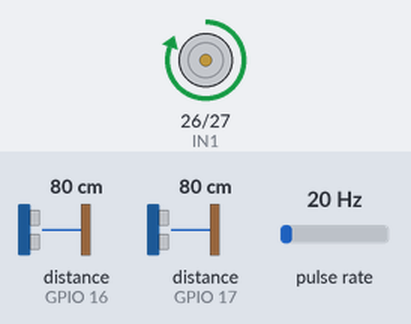
Simulated run of this sketch. Board: ESP32. Shown: motor-driver pin pairs drawn as motors (green arrow = first pin HIGH = forward, orange = second pin HIGH = backward, longer = more drive, scaled by the enable pin). Wiring (inferred from the names in the program): 2 × ultrasonic range finder: trigger GPIO 5, echo GPIO 17 / trigger GPIO 14, echo GPIO 16; pulse sensor: data GPIO 18. The test bench sets the inputs (shaded band); at power-on: distance to the obstacle (sensors on GPIO 17, GPIO 16) 80 cm, pulse rate 20 Hz. The echo pulse lasts 58.3 µs per cm; WiFi joins after 1.5 s; servers stay silent unless stated; uploads are accepted with an empty reply; random numbers use the default seed unless the sketch sets one; what the sketch prints to the serial monitor is not drawn.

Above: at 2.7 s.
2.8 s: distance to the obstacle (sensor on GPIO 17) set to 2 cm
At 4.0 s:
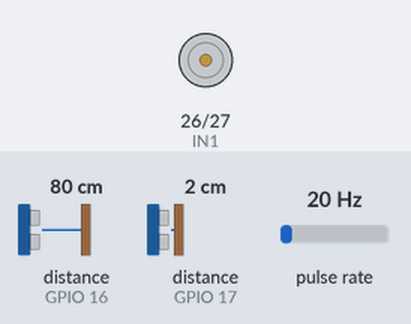
4.6 s: distance to the obstacle (sensor on GPIO 17) set to 5 cm
At 4.78 s:
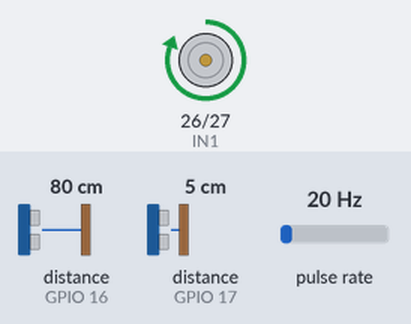
6.6 s: distance to the obstacle (sensor on GPIO 17) set to 8 cm
At 8.0 s:
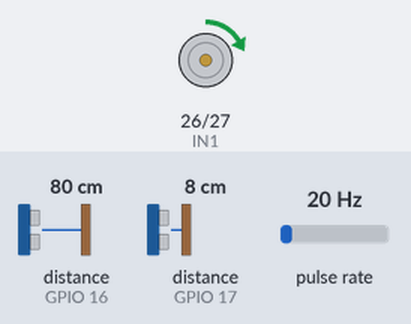
8.4 s: distance to the obstacle (sensor on GPIO 17) set to 4 cm
At 8.58 s:
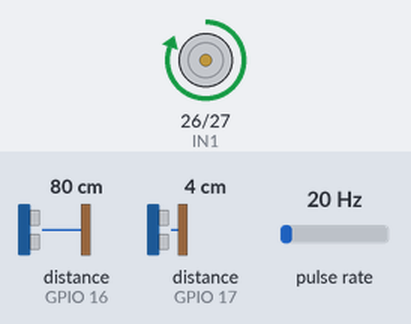
10.2 s: distance to the obstacle (sensor on GPIO 17) set to 18 cm
At 11.9 s:
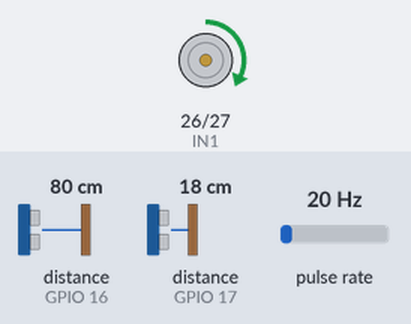
12.2 s: distance to the obstacle (sensor on GPIO 17) set to 60 cm
At 13.7 s:
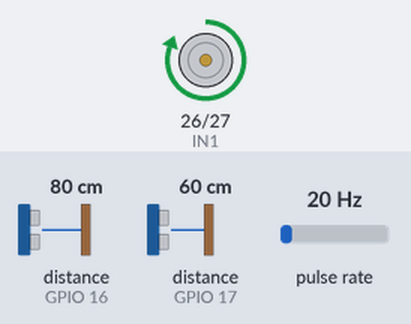
Timing chart, 0 to 14.7 s (numbered marks = the images above; inputs shaded):
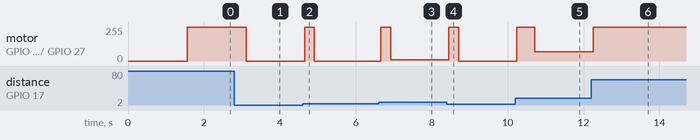

Measured:
- the behaviour switches between 6 and 7 cm on distance to the obstacle (sensor on GPIO 17) (found by bisection; images 2 and 3)
- after the input at 2.8 s, motor on GPIO 26 (IN1) / GPIO 27 (IN2): forward 255/255 → stopped after 0.32 s
- after the input at 4.6 s, motor on GPIO 26 (IN1) / GPIO 27 (IN2): stopped → forward 255/255 after 0.05 s, → stopped 0.26 s later
- after the input at 6.6 s, motor on GPIO 26 (IN1) / GPIO 27 (IN2): stopped → forward 255/255 after 0.06 s, → forward 11/255 0.26 s later
- after the input at 8.4 s, motor on GPIO 26 (IN1) / GPIO 27 (IN2): forward 11/255 → forward 255/255 after 0.05 s, → stopped 0.26 s later
- after the input at 10.2 s, motor on GPIO 26 (IN1) / GPIO 27 (IN2): stopped → forward 255/255 after 0.05 s, → forward 68/255 0.47 s later
- after the input at 12.2 s, motor on GPIO 26 (IN1) / GPIO 27 (IN2): forward 68/255 → forward 255/255 after 0.06 s

The sketch:

firmware.ino
```cpp
#include <Arduino.h>
#include <WiFi.h>
#include <HTTPClient.h>

// ====== WIFI (CHANGE THESE) ======
const char* ssid = "iPhone";          // ← replace with your hotspot name
const char* password = "harry123@"; // ← replace with your hotspot password

// Replace with your laptop's IP and port where gateway runs
String serverURL = "http://172.20.10.3:3000/data";

// Gateway API key (must match Gateway/.env GATEWAY_API_KEY)
const char* GATEWAY_API_KEY = "dhanushharini03080411"; // <-- set this to your gateway key

// --- Motor Pins ---
const int ENA = 25;   // PWM pin to L298N ENA
const int IN1 = 26;   // L298N IN1
const int IN2 = 27;   // L298N IN2

// --- Ultrasonic A ---
const int trigPinA = 5;
const int echoPinA = 17;

// --- Ultrasonic B ---
const int trigPinB = 14;
const int echoPinB = 16;

// --- RPM sensor (IR) ---
const int irSensorPin = 18;
volatile unsigned long pulseCount = 0;

// --- TrustScore ---
int trustA = 100, trustB = 100;
long lastDistA = -1, lastDistB = -1;

// Keep last computed rpm in a variable accessible to POST
unsigned long lastComputedRPM = 0;

// Posting / debounce settings
const unsigned long POST_INTERVAL_MS = 5000;   // heartbeat interval (5s)
const unsigned long DEBOUNCE_MS = 1500;        // min time between posts
const int TRUST_THRESHOLD = 60;
unsigned long lastPostTime = 0;

// --- PWM wrapper ---
// Use analogWrite ONLY (no ledcSetup/ledcAttachPin). On recent ESP32 Arduino cores,
// analogWrite is implemented and will work. If your core doesn't support analogWrite,
// see the alternate helper comment below.
void pwmWrite(int pin, int value) {
  if (value < 0) value = 0;
  if (value > 255) value = 255;
  // analogWrite on ESP32 Arduino core accepts 8-bit value (0-255) on many builds
  analogWrite(pin, value);
}

// --- ISR for IR sensor ---
void IRAM_ATTR countPulse() {
  pulseCount++;
}

// --- Read ultrasonic distance in cm ---
long readDistanceCM(int trigPin, int echoPin) {
  digitalWrite(trigPin, LOW);
  delayMicroseconds(2);
  digitalWrite(trigPin, HIGH);
  delayMicroseconds(10);
  digitalWrite(trigPin, LOW);

  long duration = pulseIn(echoPin, HIGH, 30000); // 30ms timeout
  if (duration == 0) return -1; // no echo
  return (long)(duration * 0.034 / 2.0);
}

unsigned long lastRPMTime = 0;

void computeAndResetRPM() {
  unsigned long now = millis();
  if (now - lastRPMTime >= 1000) {
    noInterrupts();
    unsigned long count = pulseCount;
    pulseCount = 0;
    interrupts();

    unsigned long rpm = count * 60UL; // if one pulse per revolution; adapt if different
    lastComputedRPM = rpm;
    lastRPMTime = now;
  }
}

void setup() {
  Serial.begin(115200);
  delay(50);

  // Motor setup
  pinMode(IN1, OUTPUT);
  pinMode(IN2, OUTPUT);
  pinMode(ENA, OUTPUT);
  digitalWrite(IN1, HIGH);
  digitalWrite(IN2, LOW);

  // IR sensor
  pinMode(irSensorPin, INPUT);
  attachInterrupt(digitalPinToInterrupt(irSensorPin), countPulse, RISING);

  // Ultrasonics
  pinMode(trigPinA, OUTPUT);
  pinMode(echoPinA, INPUT);
  pinMode(trigPinB, OUTPUT);
  pinMode(echoPinB, INPUT);

  Serial.println("Motor + Dual Ultrasonic + Dynamic TrustScore ready!");

  // ===== WIFI CONNECT =====
  WiFi.begin(ssid, password);
  Serial.print("Connecting to WiFi");
  unsigned long wifiStart = millis();
  while (WiFi.status() != WL_CONNECTED) {
    delay(500);
    Serial.print(".");
    if (millis() - wifiStart > 30000) {
      Serial.println("\nWiFi connection timeout. Restarting...");
      ESP.restart();
    }
  }
  Serial.println("\nConnected to WiFi!");
  Serial.print("ESP32 IP Address: ");
  Serial.println(WiFi.localIP());
  lastPostTime = 0;
  lastRPMTime = millis();
}

void doPostIfNeeded(long distA, long distB, int prevTrustA, int prevTrustB) {
  unsigned long now = millis();
  computeAndResetRPM();

  // Determine changes
  bool majorChange = (abs(trustA - prevTrustA) >= 3) || (abs(trustB - prevTrustB) >= 3);
  bool belowThreshold = (trustA < TRUST_THRESHOLD) || (trustB < TRUST_THRESHOLD);
  bool timeElapsed = (now - lastPostTime >= POST_INTERVAL_MS);

  if (!(majorChange || belowThreshold || timeElapsed)) return;
  if (now - lastPostTime < DEBOUNCE_MS) return; // debounce

  // Prepare JSON payload (timestamp in seconds)
  unsigned long tsSec = now / 1000UL;
  String eventId = String("evt-") + String(tsSec) + "-" + String(random(1000,9999));
  String deviceId = "esp32-01";
  String groupId = "group-1";
  String reason = belowThreshold ? "LOW_TRUST" : (majorChange ? "TRUST_CHANGE" : "PERIODIC");

  String jsonData = "{";
  jsonData += "\"eventId\":\"" + eventId + "\",";
  jsonData += "\"deviceId\":\"" + deviceId + "\",";
  jsonData += "\"groupId\":\"" + groupId + "\",";
  jsonData += "\"oldTS\":" + String(prevTrustA) + ",";
  jsonData += "\"newTS\":" + String(trustA) + ",";
  jsonData += "\"trustA\":" + String(trustA) + ",";
  jsonData += "\"trustB\":" + String(trustB) + ",";
  jsonData += "\"distA\":" + String(distA) + ",";
  jsonData += "\"distB\":" + String(distB) + ",";
  jsonData += "\"speed\":" + String(lastComputedRPM) + ",";
  jsonData += "\"reason\":\"" + reason + "\",";
  jsonData += "\"ts\":" + String(tsSec);
  jsonData += "}";

  Serial.println("Posting to gateway: ");
  Serial.println(jsonData);

  HTTPClient http;
  http.setConnectTimeout(5000);
  http.begin(serverURL.c_str()); // serverURL is a String - use c_str()
  http.addHeader("Content-Type", "application/json");
  http.addHeader("x-api-key", GATEWAY_API_KEY);

  int httpResponseCode = http.POST(jsonData);

  Serial.print("POST -> ");
  Serial.println(httpResponseCode);

  if (httpResponseCode > 0) {
    String response = http.getString();
    Serial.print("Server says: ");
    Serial.println(response);
  } else {
    Serial.print("Error sending: ");
    Serial.println(http.errorToString(httpResponseCode));
    // retry once after short delay
    delay(1500);
    Serial.println("Retrying once...");
    int try2 = http.POST(jsonData);
    Serial.print("Retry -> ");
    Serial.println(try2);
    if (try2 > 0) {
      String response2 = http.getString();
      Serial.print("Server says: ");
      Serial.println(response2);
    } else {
      Serial.print("Retry failed: ");
      Serial.println(http.errorToString(try2));
    }
  }

  http.end();
  lastPostTime = now;
}

void loop() {
  // --- Read distances ---
  long distA = readDistanceCM(trigPinA, echoPinA);
  long distB = readDistanceCM(trigPinB, echoPinB);

  // --- Update TrustScores dynamically ---
  int prevTrustA = trustA;
  int prevTrustB = trustB;

  if (distA > 0 && lastDistA > 0) {
    int deltaA = abs(distA - lastDistA);
    if (deltaA > 0) trustA = max(0, trustA - 1);   // any change decreases trust slightly
    else trustA = min(100, trustA + 1);            // stable → increase trust
  }

  if (distB > 0 && lastDistB > 0) {
    int deltaB = abs(distB - lastDistB);
    if (deltaB > 0) trustB = max(0, trustB - 1);
    else trustB = min(100, trustB + 1);
  }

  // Clamp trust scores strictly between 0–100
  trustA = constrain(trustA, 0, 100);
  trustB = constrain(trustB, 0, 100);

  lastDistA = (distA > 0) ? distA : lastDistA;
  lastDistB = (distB > 0) ? distB : lastDistB;

  // --- Decide trusted sensor ---
  long chosenDist;
  String controller;
  if (trustA >= trustB) {
    chosenDist = distA;
    controller = "A";
  } else {
    chosenDist = distB;
    controller = "B";
  }

  // --- Map chosen distance to motor speed ---
  int motorSpeed = 0;
  if (chosenDist > 5) {
    if (chosenDist >= 50) motorSpeed = 255;
    else motorSpeed = map(chosenDist, 5, 50, 0, 255);
  }

  // --- Apply motor speed ---
  if (motorSpeed == 0) {
    digitalWrite(IN1, LOW);
    digitalWrite(IN2, LOW);
    pwmWrite(ENA, 0);
  } else {
    digitalWrite(IN1, HIGH);
    digitalWrite(IN2, LOW);
    pwmWrite(ENA, motorSpeed);
  }

  // --- Compute RPM every 1s (updates lastComputedRPM) ---
  computeAndResetRPM();

  // --- Possibly post event to Gateway ---
  if (WiFi.status() == WL_CONNECTED) {
    doPostIfNeeded(distA, distB, prevTrustA, prevTrustB);
  } else {
    Serial.println("WiFi not connected, skipping POST");
  }

  delay(250);
}
```
